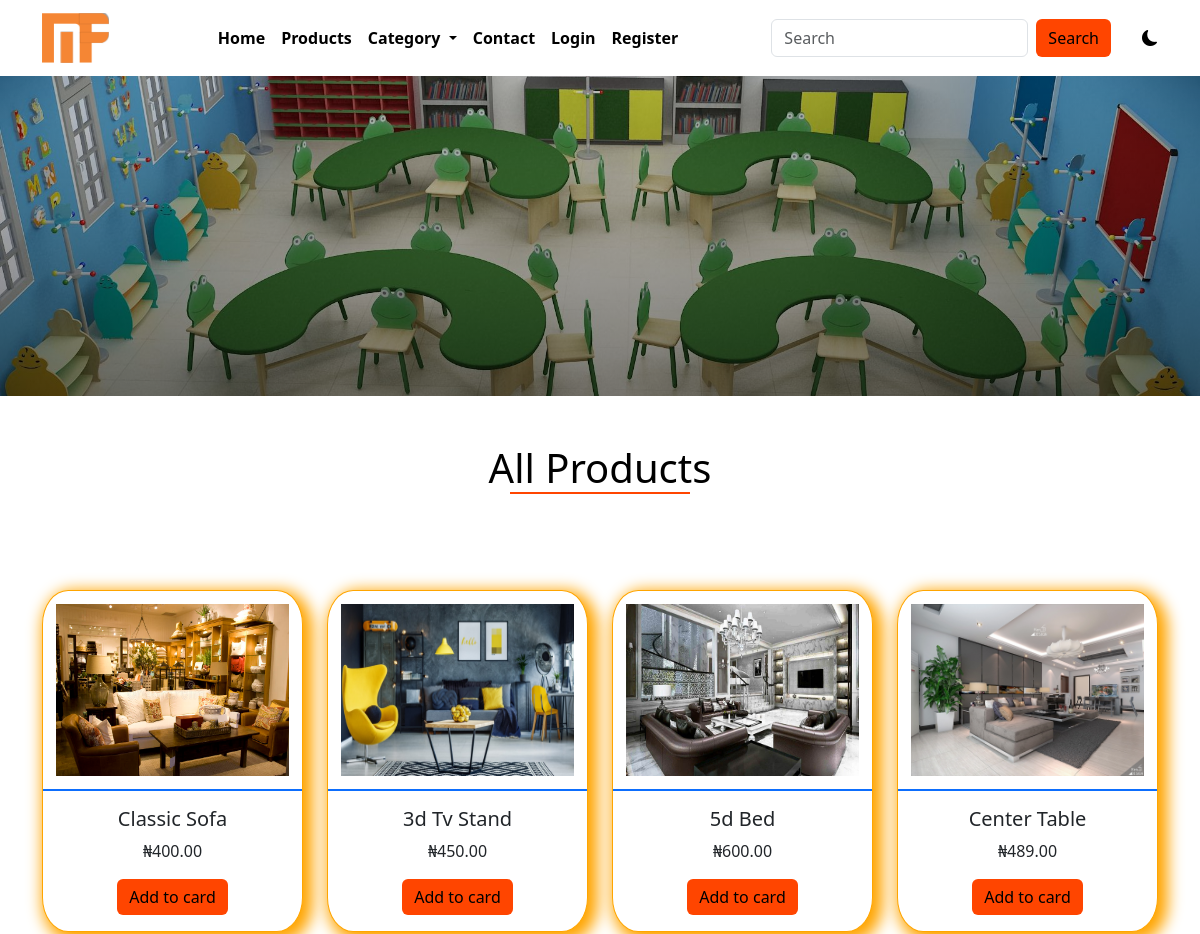
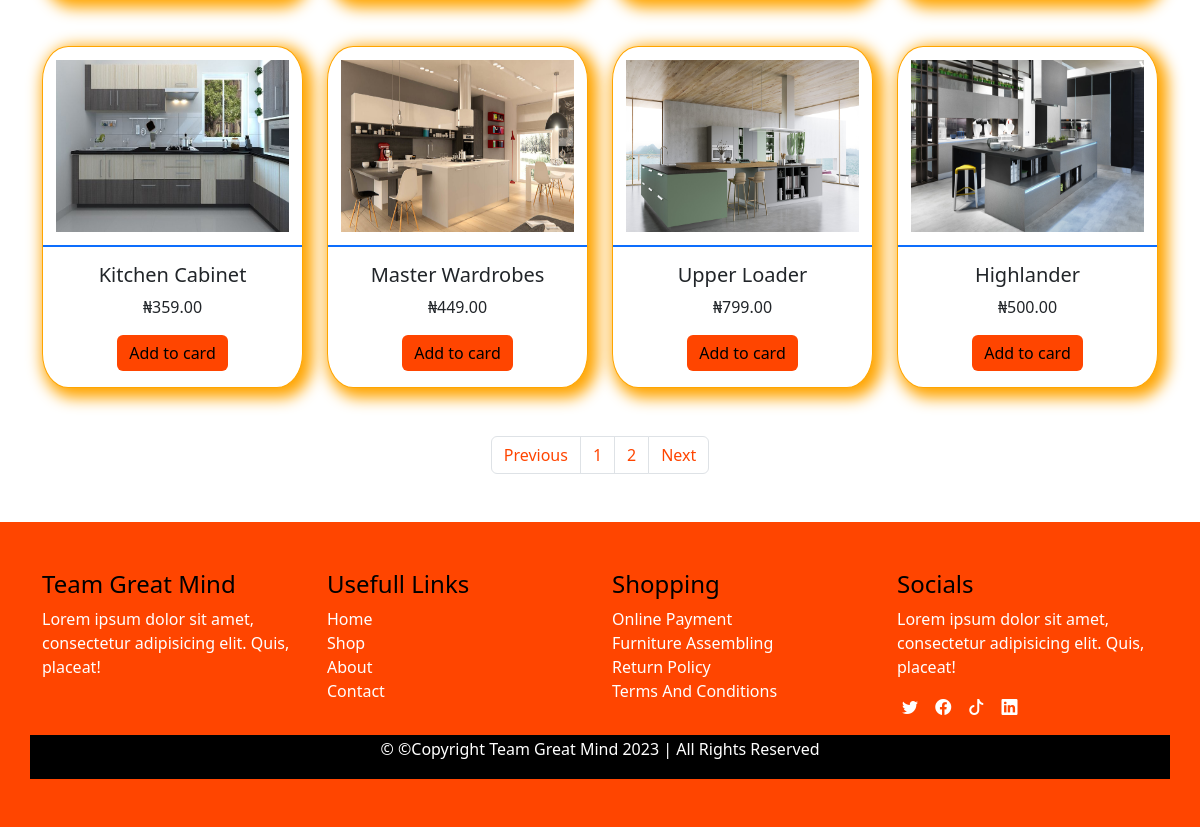
Page /products on the committed database (2 pictures, top to bottom).
### main/models.py (models this page shows, shortened)
class AppInfo (models.Model):
    appname = models.CharField(max_length=50)
    logo = models.ImageField(upload_to='logo')
    carousel1 = models.ImageField(upload_to='carousel1')
    carousel2 = models.ImageField(upload_to='carousel2')
    carousel3 = models.ImageField(upload_to='carousel3')
    banner = models.ImageField(upload_to='banner')
    copyright = models.IntegerField()

class Product (models.Model):
    category = (models.ForeignKey(Category, on_delete=models.CASCADE))
    name = models.CharField(max_length=50)
    slug = models.SlugField(unique=True)
    pix = models.ImageField(upload_to='pix')
    price = models.DecimalField(max_digits=5, decimal_places=2)
    discount_price = models.DecimalField(max_digits=5, decimal_places=2, blank=True, null=True)
    description = models.TextField()
    featured = models.BooleanField(default=False)
    uploaded = models.DateField(auto_now=True)
    edited = models.DateField(auto_now_add=True)

### main/views.py (the view)
# urls.py: path('products', views.product, name = "products"),
def product(request):
    allprod = Product.objects.all()
    p = Paginator(allprod, 8)
    page = request.GET.get('page')
    pagin = p.get_page(page)
    context = {
        'pagin':pagin
    }
    return render(request, 'products.html', context)

### main/context_processor.py (called while the page is built)
def dropdown(request):
    info = AppInfo.objects.get(pk=1)
    fdog = Category.objects.all()
    context = {
         'info':info,
         'fdog':fdog,
    }
    return context

def cartcount(request):
     count = Cart.objects.filter(user__username =request.user.username, paid=False)
     itemcount = 0
     for item in count:
          itemcount += item.quantity
     context ={
          'itemcount':itemcount
     }
     return context

### main/templates/products.html (shortened to what this page needs)
{% extends 'base.html' %}
{% block header %} {% include 'header.html' %} {% endblock header %}
{% block banner %} {% include 'banner.html' %} {% endblock banner %}
{% block content %}
<div class="container">
    <h1 class="title mt-5">All Products</h1>
    <div class="row my-5">
    {% for item in pagin %}
        <div class="col-12 col-md-6 col-lg-3 mt-5 product">
            <div class="card">
                <a href="/detail.html"><img src="{{item.pix.url}}" class="card-img-top" alt="..."></a>
                <div class="card-body">
                <h5 class="card-title">{{item.name|title}}</h5>
                <p class="card-text">₦{{item.price}}</p>
                <form action="{% url 'add_to_cart' %}" method ="POST">
                    <button type="submit" class="btn btn-warning">Add to card </button>
                </form>
                </div>
            </div>
        </div>
    {% endfor %}
    </div>
    <nav aria-label="Page navigation example">
        <ul class="pagination justify-content-center mb-5">
            {% if pagin.has_previous %}
                <li class="page-item"><a class="page-link" href="?page={{pagin.previous_page_number}}">Previous</a></li>
            {% else %}
                <li class="page-item"><a class="page-link" href="?page=1">Previous</a></li>
            {% endif %}
            {% for item in pagin.paginator.page_range %}
                {% if pagin.number == item %}
                    <li class="page-item"><a class="page-link" href="#">{{item}}</a></li>
                {% else %}
                    <li class="page-item"><a class="page-link" href="?page={{item}}">{{item}}</a></li>
                {% endif %}
            {% endfor %}
            {% if pagin.has_next %}
                <li class="page-item"><a class="page-link" href="?page={{pagin.next_page_number}}">Next</a></li>
            {% else %}
                <li class="page-item"><a class="page-link" href="?page={{pagin.paginator.num_pages}}">Next</a></li>
            {% endif %}
        </ul>
    </nav>
</div>
{% endblock content %}
{% block footer %} {% include 'footer.html' %} {% endblock footer %}

### main/templates/base.html (shortened to what this page needs)
<!doctype html>
{% load static %}
<html lang="en">
    <head>
        <link rel="stylesheet" href="https://cdn.jsdelivr.net/npm/bootstrap-icons@1.10.3/font/bootstrap-icons.css">
        <link href="https://cdn.jsdelivr.net/npm/bootstrap@5.3.0-alpha1/dist/css/bootstrap.min.css" rel="stylesheet">
        <link rel="stylesheet" href="{% static '' %}css/style.css">
    </head>
    <body>
        {% block header %}{% endblock header %}
        {% block banner %}{% endblock banner %}
        {% block content %}{% endblock content %}
        {% block footer %}{% endblock footer %}
    </body>
</html>

### main/templates/header.html (shortened to what this page needs)
<nav class="navbar navbar-expand-lg bg-body-tertiary">
    <div class="container">
        <a class="navbar-brand" href="/index.html"><img src="{{info.logo.url}}" alt="" style="height: 50px;"></a>
        <div class="collapse navbar-collapse" id="navbarSupportedContent">
            <ul class="navbar-nav mx-auto mb-2 mb-lg-0">
                {% if user.is_authenticated %}
                <li class="nav-item">
                    <a class="nav-link" aria-current="page" href="{% url 'home' %}">Home</a>
                </li>
                <li class="nav-item">
                    <a class="nav-link" href=" {% url 'products' %} ">Products</a>
                </li>
                <li class="nav-item dropdown">
                    <a class="nav-link dropdown-toggle" href="#" role="button" data-bs-toggle="dropdown" aria-expanded="false">
                    Category
                    </a>
                    <ul class="dropdown-menu">
                        {% for item in fdog %}
                            <li><a class="dropdown-item" href="{% url 'category' item.id item.slug %}">{{item.name|title}}</a></li>
                        {% endfor %}
                    </ul>
                </li>
                <li class="nav-item">
                    <a class="nav-link" href="{% url 'contact' %}">Contact</a>
                </li>
                <li class="nav-item">
                    <a class="nav-link" href=" {% url 'cart' %}">
                        <div class="wrapper">
                            <i class="bi bi-cart3"></i>
                            <span class="badge">{{itemcount}}</span>
                        </div>
                    </a>
                </li>
                <li class="nav-item dropdown">
                    <a class="nav-link dropdown-toggle" href="#" role="button" data-bs-toggle="dropdown" aria-expanded="false">
                        {% if user.customer %}
                           <img src="{{user.customer.pix.url}}" alt="" style="height: 30px;">
                        {% endif %}
                        <span>Hi! {{user.username}}</span>
                    </a>
                    <ul class="dropdown-menu">
                        <li><a class="dropdown-item" href="{% url 'profile' %}">Profile</a></li>
                        <li><a class="dropdown-item" href="{% url 'signout' %}">Logout</a></li>
                    </ul>
                </li>
                {% else %}
                <li class="nav-item">
                    <a class="nav-link" aria-current="page" href="{% url 'home' %}">Home</a>
                </li>
                <li class="nav-item">
                    <a class="nav-link" href=" {% url 'products' %} ">Products</a>
                </li>
                <li class="nav-item dropdown">
                    <a class="nav-link dropdown-toggle" href="#" role="button" data-bs-toggle="dropdown" aria-expanded="false">
                    Category
                    </a>
                </li>
                <li class="nav-item">
                    <a class="nav-link" href="{% url 'contact' %}">Contact</a>
                </li>
                <li class="nav-item">
                    <a class="nav-link" href="{% url 'signin' %}">Login</a>
                </li>
                <li class="nav-item">
                    <a class="nav-link" href="{% url 'signup' %}">Register</a>
                </li>
                {% endif %}
            </ul>
            <form class="d-flex search" role="search" action="{% url 'search' %}" method="POST">
                <input class="form-control me-2" name= "serach" type="search" placeholder="Search" aria-label="Search">
                <button class="btn btn-outline-success" type="submit">Search</button>
            </form>
            <div class="samson">
                <i class="bi bi-moon-fill"></i>
            </div>
        </div>
    </div>
</nav>

### main/templates/banner.html (shortened to what this page needs)
<div class="container-fluid banner">
</div>

### main/templates/footer.html
<footer>
    <div class="container py-5">
        <div class="row foota">
            <div class="col-6 col-md-3">
                <h4>team great mind</h4>
                <p>
                    Lorem ipsum dolor sit amet, consectetur adipisicing elit. Quis, placeat!
                </p>
            </div>
            <div class="col-6 col-md-3">
                <h4>usefull links</h4>
                <ul class="list-unstyled">
                    <li><a href="">home</a></li>
                    <li><a href="">shop</a></li>
                    <li><a href="">about</a></li>
                    <li><a href="">contact</a></li>
                </ul>
            </div>
            <div class="col-6 col-md-3">
                <h4>shopping</h4>
                <ul class="list-unstyled">
                    <li>online payment</li>
                    <li>furniture assembling</li>
                    <li>return policy</li>
                    <li>terms and conditions</li>
                </ul>
            </div>
            <div class="col-6 col-md-3 social">
                <h4>socials</h4>
                <p>
                    Lorem ipsum dolor sit amet, consectetur adipisicing elit. Quis, placeat!
                </p>
                <ul class="list-unstyled">
                    <li class="list-inline-item"><a href=""><i class="bi bi-twitter"></i></a></li>
                    <li class="list-inline-item"><a href=""><i class="bi bi-facebook"></i></a></li>
                    <li class="list-inline-item"><a href=""><i class="bi bi-tiktok"></i></a></li>
                    <li class="list-inline-item"><a href=""><i class="bi bi-linkedin"></i></a></li>
                </ul>
            </div>
        </div>
        <div class="row footb">
            <p>&#169; &copy;copyright team  great mind 2023 | all rights reserved</p>
        </div>
    </div>
</footer>

### main/static/css/style.css (style rules this page uses)
* { padding: 0%; margin: 0%; box-sizing: border-box; }
.navbar { background: var(--bg) !important; }
.navbar-nav a { color: var(--text); font-weight: 600; }
.search button { background-color: orangered; border: none; color: black; font-weight: 500; }
.title { text-transform: capitalize; text-align: center; }
.title::after { content: ''; width: 180px; display: block; height: 2px; background-color: orangered; margin-left: auto; margin-right: auto; }
footer { background-color: orangered; }
.foota h4 { text-transform: capitalize; }
.foota ul a { text-decoration: none; color: white; }
.foota p { color: white; }
.foota ul li { color: white; text-transform: capitalize; }
.social i { margin-left: 5px; }
.footb { background-color: black; color: white; text-align: center; text-transform: capitalize; padding-top: 2px; padding-bottom: 2px; margin-bottom: 0%; }
.banner { background-image: linear-gradient(rgba(0,0,0,0.2), rgba(0,0,0,0.5)), url(../img/carousel\ -\ 4.jpg); height: 40vh; background-position: center; background-repeat: no-repeat; background-size: cover; }
.product .card { border: 1px solid orange; border-radius: 10%; box-shadow: 5px 5px 15px 5px orange; transition: 1s; }
.product img { padding: 5%; height: 200px; border-bottom: 2px solid; }
.product .card-body { text-align: center; }
.product .btn { background-color: orangered; border: none; }
.pagination a { color: orangered; font-weight: 500; }
.samson { margin-left: 3%; cursor: pointer; }
:root { --bg: white; --icon: black; --text: black; }
body { background: var(--bg); color: var(--text); overflow: none; }

### rows in the picture
AppInfo: logo (picture)
Product: pix (picture), name "Classic Sofa", price "400.00"
Product: pix (picture), name "3d Tv Stand", price "450.00"
Product: pix (picture), name "5d Bed", price "600.00"
Product: pix (picture), name "Center Table", price "489.00"
Product: pix (picture), name "Kitchen Cabinet", price "359.00"
Product: pix (picture), name "Master Wardrobes", price "449.00"
Product: pix (picture), name "Upper Loader", price "799.00"
Product: pix (picture), name "Highlander", price "500.00"

### other values in the picture
{{ item }} "1"
{{ item }} "2"
